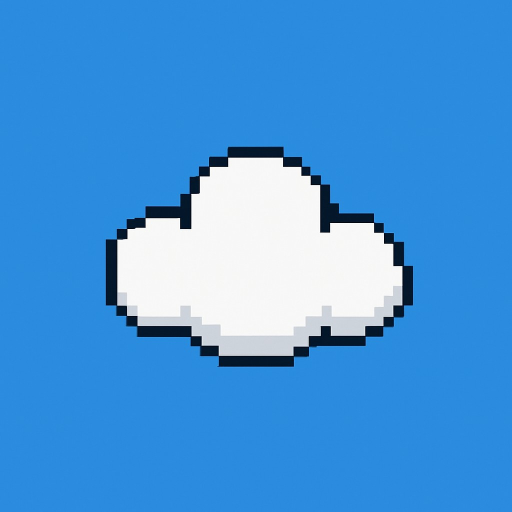
#> input picture apps/flappy/assets/raw/cloud.png, 1024 x 1024 px (shown at 1/2 size); its folder holds only this picture in this run
$ python optimize_assets.py
#> lines starting #> are read from the running program, lines starting #| are printed output that depends on the picture
#> in optimize, img_raw is the input picture: PIL image 1024x1024 RGB; mean R, G, B 70.8, 150.4, 220.1
"""Asset optimizer for Oreo Badge.

Top-level icons (32×32):
  assets/icons/raw/{name}.{png,jpg,jpeg}   →   assets/icons/optimized/{name}.py

Status icons (13×13 white-on-pink, rasterized from SVG):
  assets/status/raw/*.svg                  →   assets/status/optimized/*.py

Per-app sprites/backgrounds (arbitrary size via SIZES table or _bg suffix):
  apps/<app>/assets/raw/*.{png,jpg,jpeg}   →   apps/<app>/assets/optimized/*.py

Run from project root:
    python tools/optimize_assets.py                 # all top-level icons
    python tools/optimize_assets.py snake_icon      # single icon
    python tools/optimize_assets.py --status        # SVG status icons
    python tools/optimize_assets.py --splash-logo   # favicon → transparent 72×72 logo
    python tools/optimize_assets.py --app flappy    # all sprites in apps/flappy/assets/raw
"""

import sys
import struct
from pathlib import Path
from PIL import Image

# ── config ────────────────────────────────────────────────────────────────────

RAW_DIR      = Path("assets/icons/raw")
HW_DIR       = Path("assets/icons/optimized")

ICON_SIZE    = 32
BG_W         = 80
BG_H         = 60
BADGE_BG     = (255, 248, 235)   # warm cream — fills transparent pixels

STATUS_SVG_DIR = Path("assets/status/raw")
STATUS_HW_DIR  = Path("assets/status/optimized")
STATUS_SIZE    = 13
# Fill OUTSIDE the SVG's alpha with the chroma-key sentinel so display.blit()
# treats those pixels as transparent. The icons then read correctly on ANY
# header colour (crimson on the launcher, forest-green on the home screen, …).
STATUS_BG      = (248, 0, 248)   # magenta → RGB565 0xF81F → blit chroma-key

# Chroma-key magenta. Packs to RGB565 0xF81F (bytes [0xF8, 0x1F]). Any sprite
# pixel matching this value is treated as transparent by display.blit().
CHROMA_KEY = (248, 0, 248)

SPLASH_LOGO_SOURCE = Path("oreo.elixpo/public/favicon.ico")
SPLASH_LOGO_OUT    = Path("assets/sprites/optimized/favicon_logo.py")
SPLASH_LOGO_SIZE   = 72

# Per-app: fill for OPAQUE assets (transparent pixels get this colour, no key).
PER_APP_FILL = {
    "flappy":   (120, 200, 240),
}

# Per-app: stems that should be treated as OPAQUE (no chroma key, full coverage).
# Everything else uses CHROMA_KEY as the transparent fill.
# Note: grass is NOT opaque — its source PNG contains sky at the top, which
# gets stripped in transparent/grass.png. The chroma key lets the bg show
# through that sky region when the tile is overlaid on the bottom of the screen.
PER_APP_OPAQUE = {
    "flappy":   {"background"},
    "weather":  {"background"},
    "snake":    {"arena"},
    # Road tarmac fully covers its tile; cars + trees need chroma-key
    # transparency so they composite over the road and grass.
    "racer":    {"racer_road"},
}

# Per-app asset target sizes (W, H) by file stem.
# Names matching neither this table nor _bg fall back to 32×32.
PER_APP_SIZES = {
    # flappy game
    "panda_up_a":   (32, 32),
    "panda_up_b":   (32, 32),
    "panda_down":   (32, 32),
    "panda_crash":  (32, 32),
    "panda_blast":  (32, 32),
    "obstacle":     (32, 96),
    "background":   (80, 60),   # also used by weather/background but bigger output OK
    "cloud":        (40, 20),
    "grass":        (40, 40),

    # pet — panda expressions + heart icon (sized to fit the Pet UI)
    "panda_happy":  (64, 64),
    "panda_hungry": (64, 64),
    "panda_sad":    (64, 64),
    "panda_sleep":  (64, 64),
    "panda_eat":    (64, 64),
    "heart":        (16, 16),

    # weather — panda condition sprites
    "panda_sun":    (80, 80),
    "panda_cloud":  (80, 80),
    "panda_rain":   (80, 80),
    "panda_snow":   (80, 80),
    "panda_storm":  (80, 80),

    # snake — tiled arena bg + bamboo food sprite (CELL_PX size)
    "arena":        (40, 40),
    "food":         (10, 10),

    # splash — quarter-res backdrop (160×120). oreoOS/splash.py upscales it
    # to 320×240 at boot. Storing 4× smaller keeps the .py module under 200 KB
    # so the MicroPython parser doesn't OOM the boot heap.
    "splash_bg":    (160, 120),

    # color_picker — hue × lightness rainbow. Stored quarter-res; the app
    # upscales 4x to fill the play area. 80×49 = ~7 kB .py module.
    "color_splash": (80, 49),

    # racer game — top-down kart, oncoming cars, verge trees, tiled tarmac
    "racer_player":       (32, 40),
    "racer_player_crash": (32, 40),
    "racer_enemy_a":      (32, 40),
    "racer_enemy_b":      (32, 40),
    "racer_tree":         (24, 32),
    "racer_road":         (80, 80),
}


# ── helpers ───────────────────────────────────────────────────────────────────

def _resize_clean(src: Image.Image, size: int) -> Image.Image:
#> called with size = 32
    return src.convert("RGBA").resize((size, size), Image.LANCZOS)
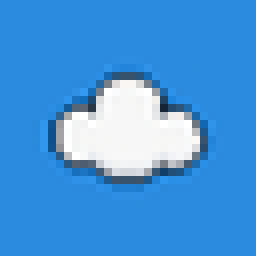
#> returned value: PIL image 32x32 RGBA (shown 8 times larger); mean R, G, B, A 70.8, 150.3, 220, 255


def _fill_transparent(img: Image.Image, fill_rgb: tuple, alpha_threshold=128) -> Image.Image:
    """Composite onto a solid fill_rgb, but use a HARD binary alpha mask.

    Pixels with alpha >= alpha_threshold keep their subject RGB; pixels below
    become pure fill_rgb. This prevents partial-alpha edge pixels from blending
    the subject with the chroma-key colour (which manifests as a lavender halo
    when the fill is magenta).
    """
#> called with fill_rgb = (255, 248, 235), alpha_threshold = 128
    img   = img.convert("RGBA")
    alpha = img.split()[3].point(lambda v: 255 if v >= alpha_threshold else 0)
#> alpha: PIL image 32x32 L; every value is 255
    bg    = Image.new("RGBA", img.size, (fill_rgb[0], fill_rgb[1], fill_rgb[2], 255))
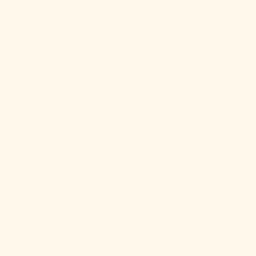
#> bg: PIL image 32x32 RGBA (shown 8 times larger); mean R, G, B, A 255, 248, 235, 255
    bg.paste(img, mask=alpha)
    return bg.convert("RGB")
#> returned value: PIL image 32x32 RGB


def _to_rgb565_bytes(img_rgb: Image.Image) -> bytes:
    w, h = img_rgb.size
#> w = 32; h = 32
    px   = img_rgb.load()
    words = []
    for y in range(h):
        for x in range(w):
            r, g, b = px[x, y]
            words.append(((r & 0xF8) << 8) | ((g & 0xFC) << 3) | (b >> 3))
#> after the loop, words = 1024 values, max 65535 at index 365, min 2705 at index 518, mean 18480.6
    return struct.pack(">%dH" % len(words), *words)


# [12 lines left out: function _letterbox, not called in this run]


def _write_py_module(path: Path, data: bytes, w: int, h: int):
#> called with w = 32, h = 32
    words = struct.unpack_from(">%dH" % (len(data) // 2), data)
    chunk = 16
    lines = [
        '"""Auto-generated bitmap — do not edit. Re-run tools/optimize_assets.py."""',
        "W = %d" % w,
        "H = %d" % h,
        "DATA = (",
    ]
    for i in range(0, len(words), chunk):
        row = words[i:i + chunk]
        lines.append("    b'" + "".join(
            "\\x%02x\\x%02x" % (v >> 8, v & 0xFF) for v in row
        ) + "'")
    lines.append(")")
    path.write_text("\n".join(lines) + "\n")


# ── icon processing ───────────────────────────────────────────────────────────

def optimize(src: Path):
    raw_kb = src.stat().st_size // 1024
    print("  %-32s  %3dkB raw  →" % (src.stem, raw_kb), end="")

    HW_DIR.mkdir(parents=True, exist_ok=True)
    img_raw = Image.open(src)
    is_bg   = src.stem.endswith("_bg")

    if is_bg:
        hw_img  = img_raw.convert("RGBA").resize((BG_W, BG_H), Image.LANCZOS)
        hw_rgb  = _fill_transparent(hw_img, BADGE_BG)
        hw_data = _to_rgb565_bytes(hw_rgb)
        hw_out  = HW_DIR / ("%s.py" % src.stem)
        _write_py_module(hw_out, hw_data, BG_W, BG_H)
    else:
        hw_img  = _resize_clean(img_raw, ICON_SIZE)
        hw_rgb  = _fill_transparent(hw_img, BADGE_BG)
        hw_data = _to_rgb565_bytes(hw_rgb)
        hw_out  = HW_DIR / ("%s.py" % src.stem)
        _write_py_module(hw_out, hw_data, ICON_SIZE, ICON_SIZE)

#> (the run stopped early here; a loop or call above may not have finished)
